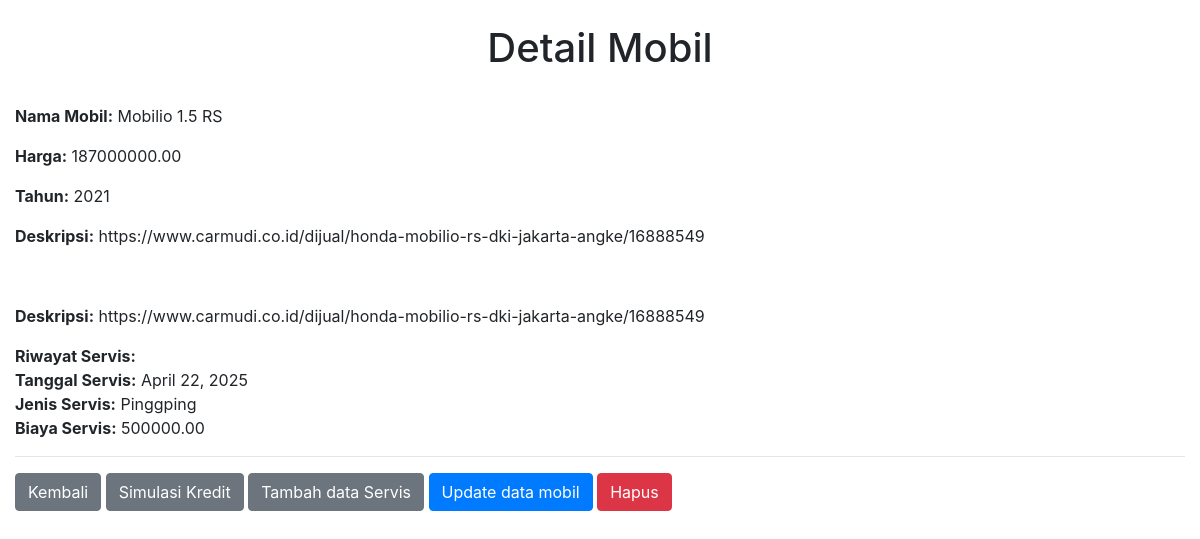
Page /detail/5/ on the committed database.
### cars/models.py (models this page shows, shortened)
class Cars(models.Model):
    id = models.AutoField(primary_key=True)
    nama = models.CharField(max_length=100)
    harga = models.DecimalField(max_digits=12, decimal_places=2)
    merek = models.CharField(max_length=50)
    model = models.CharField(max_length=50)
    tahun = models.IntegerField()
    kilometer = models.IntegerField()
    transmisi = models.CharField(max_length=20, choices=[('auto', 'Otomatis'), ('manual', 'Manual')])
    jenis_bahan_bakar = models.CharField(max_length=20, choices=[('bensin', 'Bensin'), ('diesel', 'Diesel'), ('elektrik', 'Elektrik')])
    mesin = models.CharField(max_length=50)
    tempat_duduk = models.IntegerField()
    deskripsi = models.TextField()
    gambar = models.ImageField(upload_to='cars/images/', blank=True, null=True)

class ServiceHistory(models.Model):
    mobil = models.ForeignKey(Cars, on_delete=models.CASCADE, related_name='service_histories')
    tanggal_service = models.DateField()
    deskripsi = models.TextField()
    biaya = models.DecimalField(max_digits=10, decimal_places=2)

### cars/views.py (the view)
# urls.py: path('detail/<int:car_id>/', detail_car, name='detail_car'),
def detail_car(request, car_id):
    car = get_object_or_404(Cars, id=car_id)
    service_history = car.service_histories.all()  # Fetch the service history entries for the car
    context = {
        'car': car,  # Pass the car object to the template for rendering
        'service_history': service_history  # Pass the service
    }
    return render(request, 'cars/detail.html', context)

### cars/templates/cars/detail.html (shortened to what this page needs)
<!DOCTYPE html>
<html lang="en">
<head>
    <link
      rel="stylesheet"
      href="https://cdn.jsdelivr.net/npm/bootstrap@4.0.0/dist/css/bootstrap.min.css"
    />
</head>
<body>
    <div class="container-fluid">
        <div class="row">
            <div class="col-md-12 text-center my-4">
                <h1>Detail Mobil</h1>
            </div>
        </div>
        <div class="mb-3">
            <strong>Nama Mobil:</strong> {{ car.nama }}
        </div>
        <div class="mb-3">
            <strong>Harga:</strong> {{ car.harga }}
        </div>
        <div class="mb-3">
            <strong>Tahun:</strong> {{ car.tahun }}
        </div>
        <div class="mb-3">
            <strong>Deskripsi:</strong> {{ car.deskripsi }}
        </div>
        <div class="mb-3">
        </div>
        <div class="mb-3">
            <strong>Deskripsi:</strong> {{ car.deskripsi }}
        </div>
        <div class="mb-3">
            <strong>Riwayat Servis:</strong><br>
            {% for service in service_history %}
                <strong>Tanggal Servis:</strong> {{ service.tanggal_service }}<br>
                <strong>Jenis Servis:</strong> {{ service.deskripsi }}<br>
                <strong>Biaya Servis:</strong> {{ service.biaya }}<br>
                <hr>
            {% endfor %}
        </div>
        <a href="{% url 'carList' %}" class="btn btn-secondary">Kembali</a>
        <a href="{% url 'carList' %}" class="btn btn-secondary">Simulasi Kredit</a>
        <a href="{% url 'car_service' car.id %}" class="btn btn-secondary">Tambah data Servis</a>
        <a href="{% url 'update_car' car.id %}" class="btn btn-primary">Update data mobil</a>
        <form method="POST" action="{% url 'delete_car' car.id %}" style="display: inline-block;">
            <button type="submit" onclick="return confirm('Yakin ingin menghapus mobil ini?')" class="btn btn-danger">Hapus</button>
        </form>
    </div>
</body>
</html>

### rows in the picture
Cars: nama "Mobilio 1.5 RS", harga "187000000.00", tahun "2021", deskripsi "https://www.carmudi.co.id/dijual/honda-mobilio-rs-dki-jakarta-angke/16888549"
ServiceHistory: tanggal_service "April 22, 2025", deskripsi "Pinggping", biaya "500000.00"
